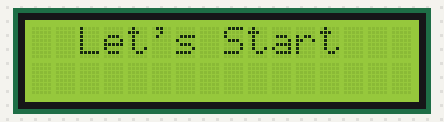
Simulated run of this sketch. Board: Arduino Uno, built with avr-gcc and run on an emulated ATmega328P. Parts: 16×2 character LCD. Wiring (from diagram.json): character LCD (HD44780): RS pin 15; E pin 14; data pin 2, pin 3, pin 4, pin 5, pin 6, pin 7, pin 8, pin 9.

Above: at 0.3 s.
At 5.7 s:
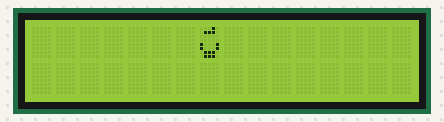
At 6.7 s:
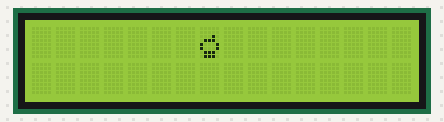
At 7.8 s:
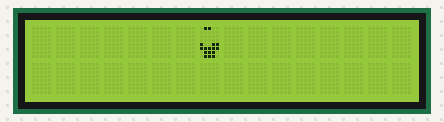
At 11.1 s:
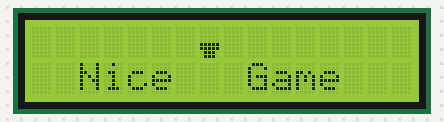

The sketch:

cgram_tetris.ino
```cpp
void init_port(void);
void outport(char );
void outportc(char);

void init_lcd(void);
void enable_lcd(void);
void write_lcd(char *);
void data(char z);
void own_character(char *);
void lcd_clear(void);

void setup()
{
  init_port();
  init_lcd();
  char dots[][8]={{0x00,0x04,0x00,0x00,0x11,0x11,0x0A,0x0E},{0x00,0x00,0x00,0x04,0x11,0x11,0x0A,0x0E},{0x00,0x00,0x00,0x00,0x11,0x15,0x0A,0x0E},{0x02,0x0E,0x00,0x00,0x11,0x11,0x0E,0x0E},{0x00,0x00,0x02,0x0E,0x11,0x11,0x0E,0x0E},{0x0C,0x00,0x00,0x00,0x13,0x1F,0x0E,0x0E},{0x00,0x00,0x0C,0x00,0x13,0x1F,0x0E,0x0E},{0x00,0x00,0x00,0x00,0x1F,0x1F,0x0E,0x0E}};
  own_character((char *)dots);
}
void own_character(char *d)
{
  char i=0;
  outport(0x40);  //setting cgram address RS=0 giving instruction
  enable_lcd();
  for(char j=0;j<8;j++)
  {
    for(char k=0;k<8;k++)
    {
      data(*(d+j*8+k));
    }
  }
  outport(0x82);
  enable_lcd();
  write_lcd("Let's Start");
  dely(3000);
  lcd_clear();
  for(char k=0;k<8;k++)
  {
    outport(0x87);
    enable_lcd();
    data(k);
    dely(1500);
  }
  outport(0xC2);
  enable_lcd();
  write_lcd("Nice   Game");
  dely(3000);
}
void lcd_clear(void)
{
  outport(0x01);
  enable_lcd();
}
void write_lcd(char *ptr)
{
  char i=0;
   while(*ptr!=0)
   {
     data(*ptr);
     ptr++;
     i++;
     if(i==16)
     {
       outport(0xC0);
       enable_lcd();
     }
   }
}
void data(char z)
{
  outportc(0x02);
  dely(1);
  outport(z);
  outportc(0x03);
  dely(1);
  outportc(0x00);
  dely(1);
}
void init_lcd()
{
  outport(0x38);enable_lcd();
  outport(0x01);enable_lcd();
  outport(0x02);enable_lcd();
  outport(0x06);enable_lcd();
  outport(0x0C);enable_lcd();
}
void enable_lcd()
{
  outportc(0x01);
  dely(10);
  outportc(0x00);
  dely(1);

}
void outportc(char cdata)
{
   volatile char *outport_c=(volatile char *)0x28;
   *outport_c = cdata;
}
void init_port()
{
  char *dir_port_d=(char *)0x2A;
  char *dir_port_b=(char *)0x24;
  char *dir_port_c=(char *)0x27;
  *dir_port_d=0xFC;
  *dir_port_b=0x03;
  *dir_port_c=0x03;
}
void outport(char data)
{
  volatile char *outport_d=(volatile char *)0x2B;
  volatile char *outport_b=(volatile char *)0x25;
  *outport_d= data<<2;
  *outport_b= data>>6;
  //Serial.print(*outport_d,BIN);

}
void dely(int l)
{
  volatile int i;
  while(l--)
  {
    for(i=0;i<600;i++);
  }
}
void loop() {
  // put your main code here, to run repeatedly:

}
```

Measured:
- what the display in image 1 shows lasts 1.1 s, from 5.6 s to 6.7 s
